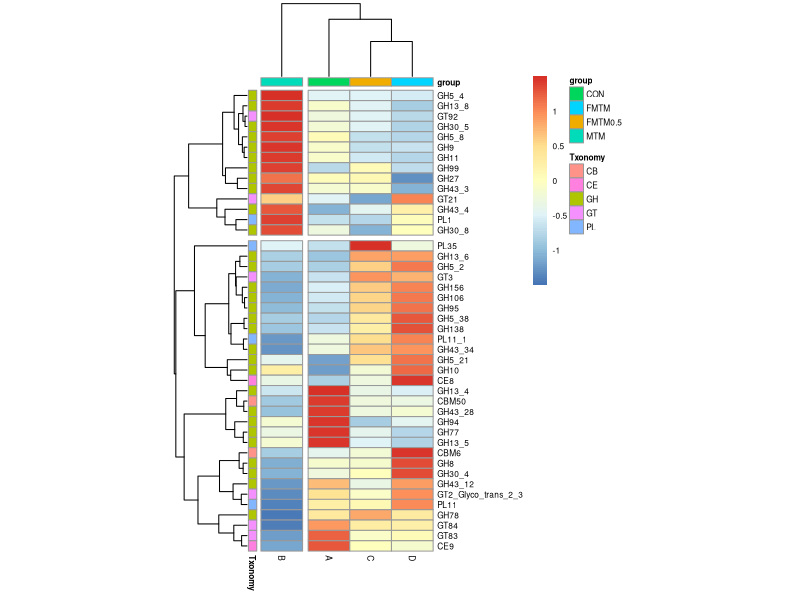

Source code (R):
setwd("E:/Git/repository/visualization")

library(pheatmap)

data <- read.csv("CAZy.csv", header=T, row.names=1)
otu <- read.delim("cazy.txt", header=T, row.names=1)
otu=as.data.frame(t(t(otu)/colSums(otu)*100))

#row grouping
anno_row <- read.delim("sig.txt", header=T,row.names=1)
#col grouping
anno_col <- read.table("group.txt", header=T,row.names=1)


#significant names
selected_rows <- rownames(anno_row)
# filter rows by row name
mat <- data[row.names(data) %in% selected_rows, ]


pheatmap(mat,
         cluster_cols = TRUE,
         scale = "row",
         cutree_rows=2,cutree_cols = 2,
         annotation_row = anno_row,
         annotation_col = anno_col,
         annotation_names_row= T,annotation_names_col=T,
         show_rownames=T,show_colnames=T,
         fontsize=6,display_numbers=F,
         cellwidth = 30)
